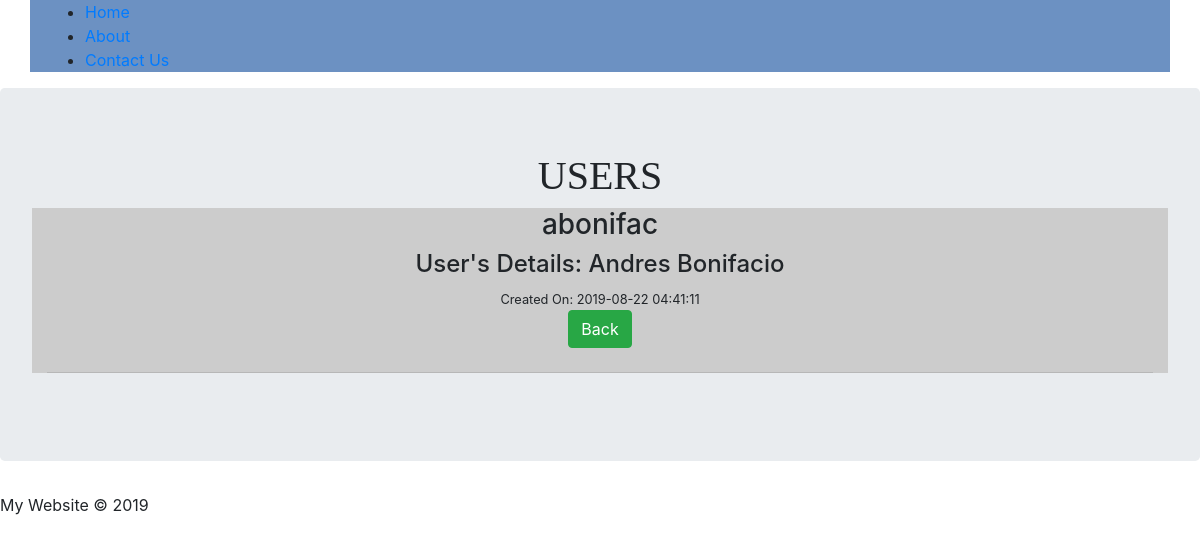
The page /Database/post.php?id=4 on the database its author committed.
### tables this page shows
CREATE TABLE `users` (
  `id` int(11) NOT NULL,
  `uname` varchar(255) NOT NULL,
  `fname` varchar(255) NOT NULL,
  `lname` varchar(255) NOT NULL,
  `datecreated` timestamp NOT NULL DEFAULT CURRENT_TIMESTAMP
);

### Database/post.php (the view, shortened to what this page needs)
<?php
require ('config/db.php');
$id = mysqli_real_escape_string($conn, $_GET['id']);
$query = 'SELECT * FROM users WHERE id='.$id;
$result = mysqli_query($conn, $query);
$user = mysqli_fetch_assoc($result);
?>
<?php include('inc/header.php');?>
	<div class="jumbotron">
		<h1 style="font-family: 'Impact';text-align: center;">USERS</h1>
			<div class="container" style="background-color: #CCCCCC; text-align: center">
				<h3><?php echo $user['uname']; ?></h3>
				<h4>User's Details: <?php echo $user['fname'];  ?> <?php echo $user['lname'] ?></h4>
				<small>Created On: <?php echo $user['datecreated'];?></small>
			<br>
			<a class="btn btn-success" href="index.php">Back</a>
			<hr class="my-4">
			</div>
	</div>
<?php include('inc/footer.php');?>

### rows shown on the page
users: uname "abonifac", fname "Andres", lname "Bonifacio", datecreated "2019-08-22 04:41:11"
